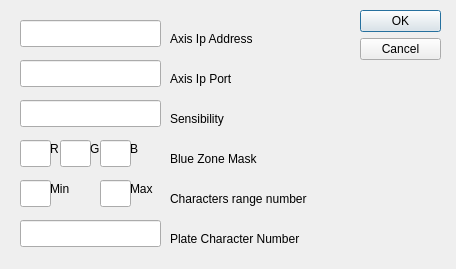
<?xml version="1.0" encoding="UTF-8"?>
<ui version="4.0">
 <class>SetupDialog</class>
 <widget class="QDialog" name="SetupDialog">
  <property name="geometry">
   <rect>
    <x>0</x>
    <y>0</y>
    <width>456</width>
    <height>269</height>
   </rect>
  </property>
  <property name="windowTitle">
   <string>Setup</string>
  </property>
  <widget class="QDialogButtonBox" name="buttonBox">
   <property name="geometry">
    <rect>
     <x>360</x>
     <y>10</y>
     <width>81</width>
     <height>461</height>
    </rect>
   </property>
   <property name="orientation">
    <enum>Qt::Vertical</enum>
   </property>
   <property name="standardButtons">
    <set>QDialogButtonBox::Cancel|QDialogButtonBox::Ok</set>
   </property>
  </widget>
  <widget class="QLineEdit" name="IpAddress">
   <property name="geometry">
    <rect>
     <x>20</x>
     <y>20</y>
     <width>141</width>
     <height>27</height>
    </rect>
   </property>
   <property name="text">
    <string/>
   </property>
  </widget>
  <widget class="QLabel" name="label">
   <property name="geometry">
    <rect>
     <x>170</x>
     <y>30</y>
     <width>141</width>
     <height>17</height>
    </rect>
   </property>
   <property name="text">
    <string>Axis Ip Address</string>
   </property>
  </widget>
  <widget class="QLineEdit" name="IpPort">
   <property name="geometry">
    <rect>
     <x>20</x>
     <y>60</y>
     <width>141</width>
     <height>27</height>
    </rect>
   </property>
  </widget>
  <widget class="QLabel" name="label_2">
   <property name="geometry">
    <rect>
     <x>170</x>
     <y>70</y>
     <width>141</width>
     <height>17</height>
    </rect>
   </property>
   <property name="text">
    <string>Axis Ip Port</string>
   </property>
  </widget>
  <widget class="QLineEdit" name="Sensibility">
   <property name="geometry">
    <rect>
     <x>20</x>
     <y>100</y>
     <width>141</width>
     <height>27</height>
    </rect>
   </property>
  </widget>
  <widget class="QLabel" name="label_5">
   <property name="geometry">
    <rect>
     <x>170</x>
     <y>110</y>
     <width>91</width>
     <height>17</height>
    </rect>
   </property>
   <property name="text">
    <string>Sensibility</string>
   </property>
  </widget>
  <widget class="QLineEdit" name="Red">
   <property name="geometry">
    <rect>
     <x>20</x>
     <y>140</y>
     <width>31</width>
     <height>27</height>
    </rect>
   </property>
  </widget>
  <widget class="QLabel" name="label_6">
   <property name="geometry">
    <rect>
     <x>170</x>
     <y>150</y>
     <width>141</width>
     <height>17</height>
    </rect>
   </property>
   <property name="text">
    <string>Blue Zone Mask</string>
   </property>
  </widget>
  <widget class="QLineEdit" name="Green">
   <property name="geometry">
    <rect>
     <x>60</x>
     <y>140</y>
     <width>31</width>
     <height>27</height>
    </rect>
   </property>
  </widget>
  <widget class="QLineEdit" name="Blue">
   <property name="geometry">
    <rect>
     <x>100</x>
     <y>140</y>
     <width>31</width>
     <height>27</height>
    </rect>
   </property>
  </widget>
  <widget class="QLabel" name="label_7">
   <property name="geometry">
    <rect>
     <x>50</x>
     <y>140</y>
     <width>16</width>
     <height>17</height>
    </rect>
   </property>
   <property name="text">
    <string>R</string>
   </property>
  </widget>
  <widget class="QLabel" name="label_8">
   <property name="geometry">
    <rect>
     <x>90</x>
     <y>140</y>
     <width>21</width>
     <height>17</height>
    </rect>
   </property>
   <property name="text">
    <string>G</string>
   </property>
  </widget>
  <widget class="QLabel" name="label_10">
   <property name="geometry">
    <rect>
     <x>130</x>
     <y>140</y>
     <width>21</width>
     <height>17</height>
    </rect>
   </property>
   <property name="text">
    <string>B</string>
   </property>
  </widget>
  <widget class="QLineEdit" name="CR_Min">
   <property name="geometry">
    <rect>
     <x>20</x>
     <y>180</y>
     <width>31</width>
     <height>27</height>
    </rect>
   </property>
  </widget>
  <widget class="QLabel" name="label_11">
   <property name="geometry">
    <rect>
     <x>170</x>
     <y>190</y>
     <width>171</width>
     <height>17</height>
    </rect>
   </property>
   <property name="text">
    <string>Characters range number</string>
   </property>
  </widget>
  <widget class="QLineEdit" name="CR_Max">
   <property name="geometry">
    <rect>
     <x>100</x>
     <y>180</y>
     <width>31</width>
     <height>27</height>
    </rect>
   </property>
  </widget>
  <widget class="QLabel" name="label_12">
   <property name="geometry">
    <rect>
     <x>50</x>
     <y>180</y>
     <width>31</width>
     <height>17</height>
    </rect>
   </property>
   <property name="text">
    <string>Min</string>
   </property>
  </widget>
  <widget class="QLabel" name="label_13">
   <property name="geometry">
    <rect>
     <x>130</x>
     <y>180</y>
     <width>31</width>
     <height>17</height>
    </rect>
   </property>
   <property name="text">
    <string>Max</string>
   </property>
  </widget>
  <widget class="QLineEdit" name="PC_Number">
   <property name="geometry">
    <rect>
     <x>20</x>
     <y>220</y>
     <width>141</width>
     <height>27</height>
    </rect>
   </property>
  </widget>
  <widget class="QLabel" name="label_14">
   <property name="geometry">
    <rect>
     <x>170</x>
     <y>230</y>
     <width>161</width>
     <height>17</height>
    </rect>
   </property>
   <property name="text">
    <string>Plate Character Number</string>
   </property>
  </widget>
 </widget>
 <resources/>
 <connections>
  <connection>
   <sender>buttonBox</sender>
   <signal>accepted()</signal>
   <receiver>SetupDialog</receiver>
   <slot>accept()</slot>
   <hints>
    <hint type="sourcelabel">
     <x>248</x>
     <y>254</y>
    </hint>
    <hint type="destinationlabel">
     <x>157</x>
     <y>274</y>
    </hint>
   </hints>
  </connection>
  <connection>
   <sender>buttonBox</sender>
   <signal>rejected()</signal>
   <receiver>SetupDialog</receiver>
   <slot>reject()</slot>
   <hints>
    <hint type="sourcelabel">
     <x>316</x>
     <y>260</y>
    </hint>
    <hint type="destinationlabel">
     <x>286</x>
     <y>274</y>
    </hint>
   </hints>
  </connection>
 </connections>
</ui>
